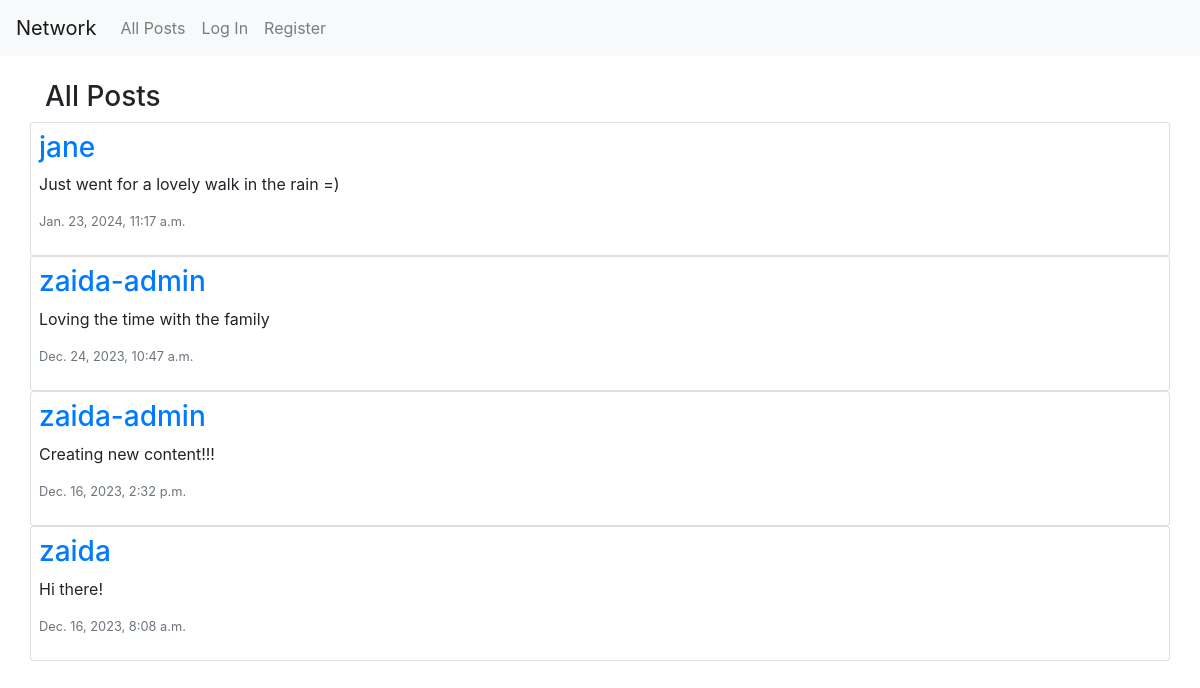
Before: / with the older database file.
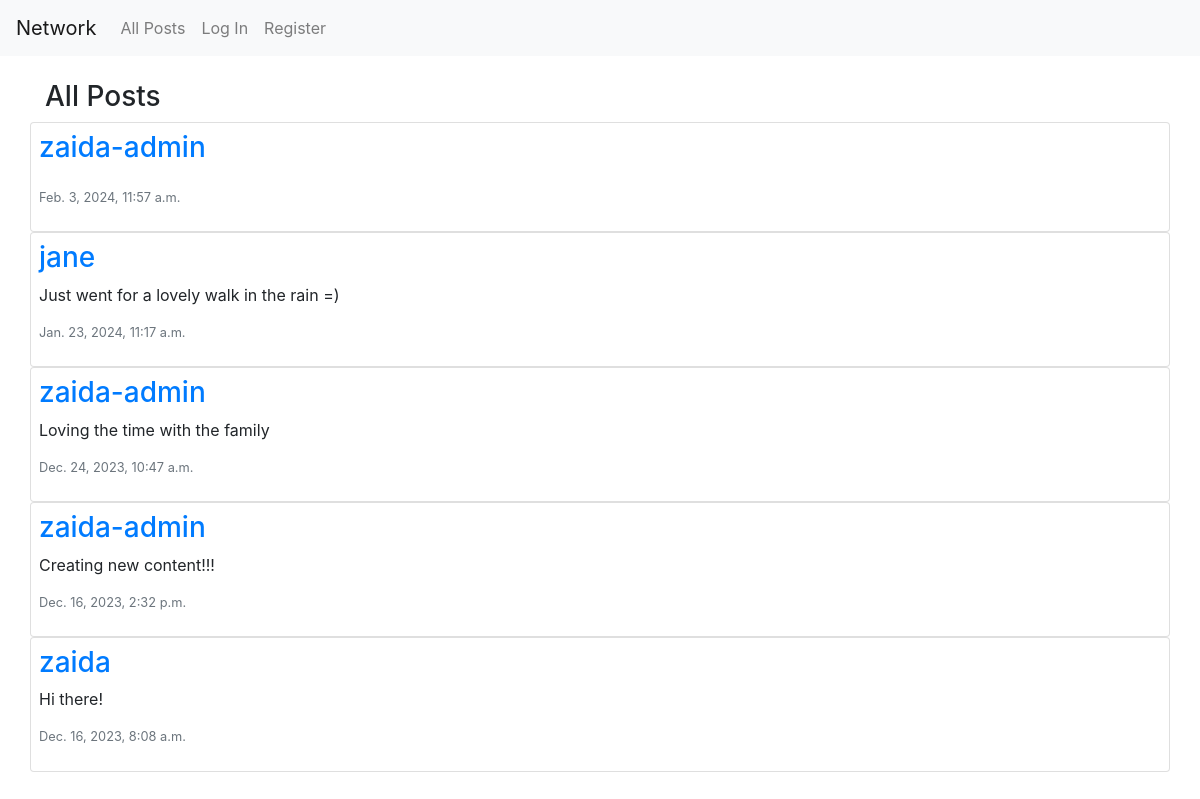
After: the same page with the newer database file.
### network/models.py (models this page shows, shortened)
class Post(models.Model):
    author= models.ForeignKey("User", on_delete=models.CASCADE, related_name='posts')
    content = models.CharField(max_length=300)
    timestamp = models.DateTimeField(auto_now_add=True)
    like = models.IntegerField(default=0)

class User(AbstractUser):
    pass

### network/views.py (the view)
# urls.py: path("", views.index, name="index"),
def index(request):
    posts = Post.objects.all().order_by('id').reverse()
    paginator = Paginator(posts, 10)
    page_number = request.GET.get('page')
    page_obj = paginator.get_page(page_number)
    allLikes = Like.objects.all()
    postsLiked = []
    try:
        for like in allLikes:
            if like.user.id == request.user.id:
                postsLiked.append(like.post.id)
    except:
        postsLiked = []
    return render(request, "network/index.html", {
        'posts': posts,
        'page_obj': page_obj,
        'postsLiked': postsLiked
    })

### network/templates/network/index.html (shortened to what this page needs)
{% extends "network/layout.html" %} {% load static %} {% block body %}
<div id="title">
  <h3>All Posts</h3>
</div>
<div id="posts-view">
  <div id="all-posts">
    {% for post in page_obj %}
    <div class="row post card p-2">
      <h3>
        <a href="{% url 'profile' user_id=post.author.id%}">{{post.author}}</a>
      </h3>
      <p id="content_{{ post.id }}">{{ post.content }}</p>
      <p class="text-secondary lh-1 small">{{ post.timestamp }}</p>
    </div>
    {% endfor %}
  </div>
</div>
{% endblock %}

### network/templates/network/layout.html (shortened to what this page needs)
{% load static %}
<!DOCTYPE html>
<html lang="en">
  <head>
    <link
      rel="stylesheet"
      href="https://stackpath.bootstrapcdn.com/bootstrap/4.4.1/css/bootstrap.min.css"
    />
    <link href="{% static 'network/styles.css' %}" rel="stylesheet" />
    <link
      rel="stylesheet"
      href="https://cdnjs.cloudflare.com/ajax/libs/font-awesome/4.7.0/css/font-awesome.min.css"
    />
  </head>
  <body>
    <nav class="navbar navbar-expand-lg navbar-light bg-light">
      <a class="navbar-brand" href="{% url 'index' %}">Network</a>
      <div>
        <ul class="navbar-nav mr-auto">
          <li class="nav-item">
            <a class="nav-link" href="{% url 'index' %}">All Posts</a>
          </li>
          {% if user.is_authenticated %}
          <li class="nav-item">
            <a class="nav-link" href="{% url 'following' %}">Following</a>
          </li>
          <li class="nav-item">
            <a class="nav-link" href="{% url 'logout' %}">Log Out</a>
          </li>
          {% else %}
          <li class="nav-item">
            <a class="nav-link" href="{% url 'login' %}">Log In</a>
          </li>
          <li class="nav-item">
            <a class="nav-link" href="{% url 'register' %}">Register</a>
          </li>
          {% endif %}
        </ul>
      </div>
    </nav>
    <div class="container">
      <div class="body">{% block body %} {% endblock %}</div>
    </div>
  </body>
</html>

Changed rows visible on the page:
added Post: author "zaida-admin", timestamp "Feb. 3, 2024, 11:57 a.m."
